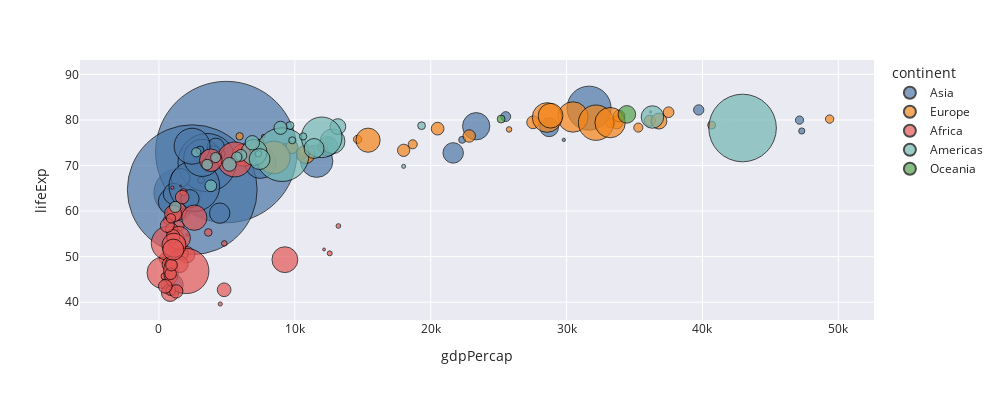

The notebook cell this image was saved under:
### Code cell
fig = px.scatter(df_2007,
                     x="gdpPercap", y="lifeExp", size="pop", color="continent",
                     size_max=100, height= 400)
fig.update_traces(marker=dict(line=dict(width=1, color='black')),
                  selector=dict(mode='markers'))
fig.show()
